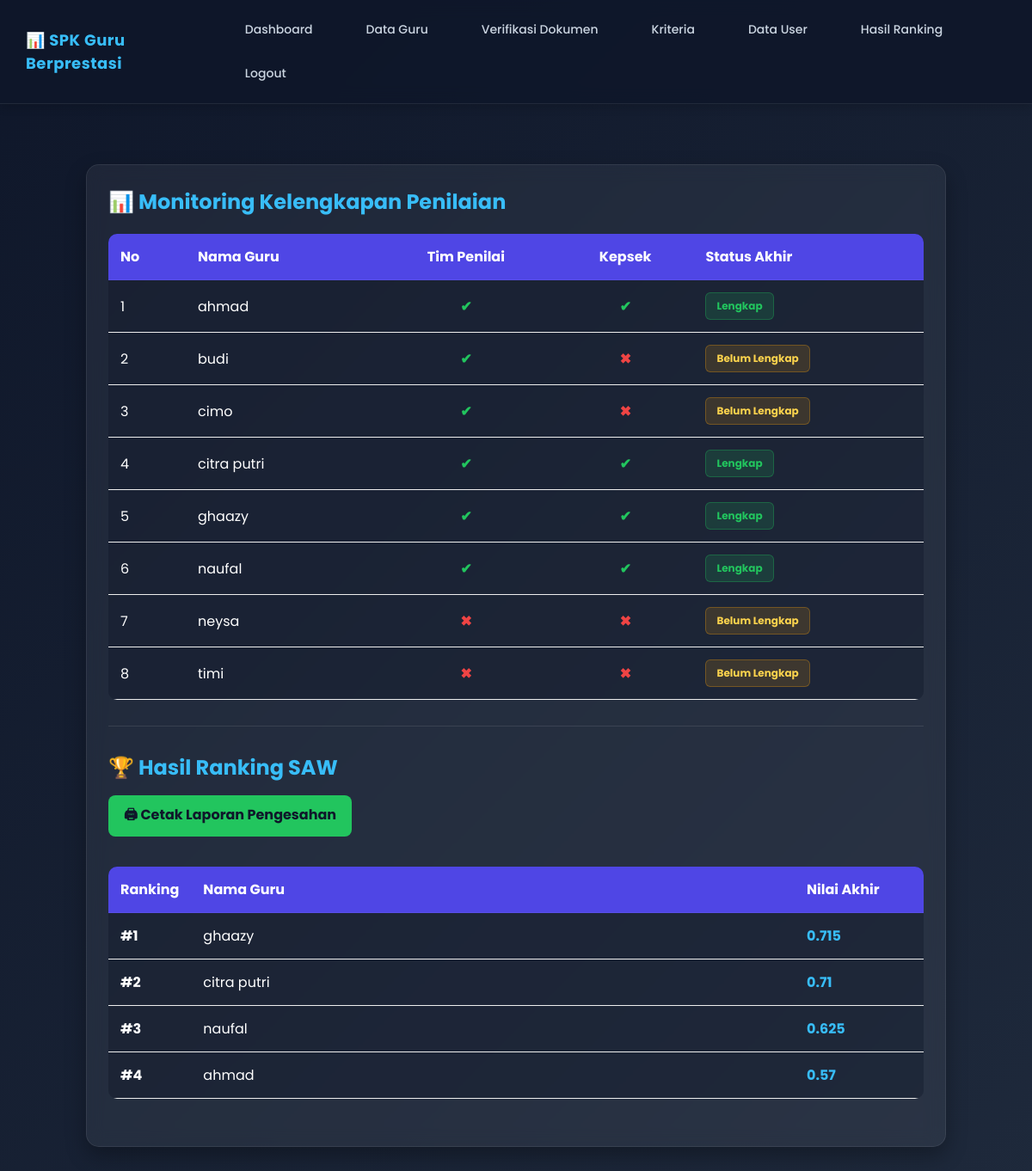
The page /spk_guru_saw/admin/hasilnya/hasil.php (signed in) on the database its author committed.
### tables this page shows
CREATE TABLE `users` (
  `id_user` int(11) NOT NULL,
  `nama` varchar(100) DEFAULT NULL,
  `username` varchar(20) DEFAULT NULL,
  `password` varchar(255) DEFAULT NULL,
  `role` enum('admin','penilai','kepsek','guru') NOT NULL
);

CREATE TABLE `guru` (
  `id_guru` int(11) NOT NULL,
  `id_user` int(11) DEFAULT NULL,
  `nip` varchar(30) DEFAULT NULL,
  `nama_guru` varchar(100) DEFAULT NULL,
  `mapel` varchar(100) DEFAULT NULL
);

### spk_guru_saw/admin/hasilnya/hasil.php (the view, shortened to what this page needs)
<?php
include '../../config/koneksi.php';
$q_pengesahan = mysqli_query($koneksi, "SELECT * FROM pengesahan LIMIT 1");
$data_pengesahan = mysqli_fetch_assoc($q_pengesahan);
$status_pengesahan = $data_pengesahan['status'] ?? 'Belum Disahkan';
$kriteria = mysqli_query($koneksi, "SELECT * FROM kriteria");
$data_kriteria = [];
while($k = mysqli_fetch_array($kriteria)){
    $data_kriteria[] = $k;
}
$max = [];
foreach($data_kriteria as $k){
    $id_kriteria = $k['id_kriteria'];
    $qmax = mysqli_query($koneksi, "SELECT MAX(nilai) as max_nilai FROM penilaian WHERE id_kriteria='$id_kriteria'");
    $dmax = mysqli_fetch_array($qmax);
    $max[$id_kriteria] = $dmax['max_nilai'] ?: 1;
}
$list_penilai = [];
$q_penilai = mysqli_query($koneksi, "SELECT * FROM users WHERE role='penilai' ORDER BY nama ASC");
while($p = mysqli_fetch_assoc($q_penilai)){
    $list_penilai[] = $p;
}
$hasil = [];
$monitoring_guru = [];
$guru = mysqli_query($koneksi, "SELECT * FROM guru ORDER BY nama_guru ASC");
while($g = mysqli_fetch_array($guru)){
    $lengkap = true;
    $status_penilai = [];
    foreach($list_penilai as $p){
        $cek = mysqli_query($koneksi, "SELECT * FROM submit_penilai WHERE id_user='".$p['id_user']."' AND id_guru='".$g['id_guru']."' AND status='Submitted'");
        if(mysqli_num_rows($cek) > 0){
            $status_penilai[$p['id_user']] = true;
        } else {
            $status_penilai[$p['id_user']] = false;
            $lengkap = false;
        }
    }
    $cek_kepsek = mysqli_query($koneksi, "SELECT * FROM submit_kepsek WHERE id_guru='".$g['id_guru']."' AND status='Submitted'");
    $status_kepsek = (mysqli_num_rows($cek_kepsek) > 0);
    if(!$status_kepsek) $lengkap = false;
    $total = 0;
    foreach($data_kriteria as $k){
        $id_kriteria = $k['id_kriteria'];
        $qnilai = mysqli_query($koneksi, "SELECT AVG(nilai) as rata FROM penilaian WHERE id_guru='".$g['id_guru']."' AND id_kriteria='$id_kriteria'");
        $dnilai = mysqli_fetch_array($qnilai);
        $nilai = $dnilai['rata'] ?? 0;
        $normalisasi = $nilai / $max[$id_kriteria];
        $total += $normalisasi * $k['bobot'];
    }
    $monitoring_guru[] = [
        'nama_guru' => $g['nama_guru'],
        'status_penilai' => $status_penilai,
        'status_kepsek' => $status_kepsek,
        'lengkap' => $lengkap
    ];
    if($lengkap) {
        $hasil[] = [
            'id_guru' => $g['id_user'],
            'nama_guru' => $g['nama_guru'],
            'total' => $total
        ];
    }
}
usort($hasil, function($a,$b){ return $b['total'] <=> $a['total']; });
?>
<!DOCTYPE html>
<html>
<head>
    <link rel="stylesheet" href="../../assets/css/style.css">
</head>
<body>
<?php include '../../template/menu_admin.php'; ?>
<div class="container">
    <div class="card">
        <h2>📊 Monitoring Kelengkapan Penilaian</h2>
        <table>
            <tr>
                <th>No</th>
                <th>Nama Guru</th>
                <?php foreach($list_penilai as $p){ echo "<th style='text-align:center;'>{$p['nama']}</th>"; } ?>
                <th style='text-align:center;'>Kepsek</th>
                <th>Status Akhir</th>
            </tr>
            <?php
            $no = 1;
            foreach($monitoring_guru as $mg){ ?>
            <tr>
                <td><?= $no++; ?></td>
                <td><?= htmlspecialchars($mg['nama_guru']); ?></td>
                <?php foreach($list_penilai as $p){
                    echo $mg['status_penilai'][$p['id_user']] ? "<td class='status-yes'>✔</td>" : "<td class='status-no'>✖</td>";
                } ?>
                <?= $mg['status_kepsek'] ? "<td class='status-yes'>✔</td>" : "<td class='status-no'>✖</td>"; ?>
                <td>
                    <?php if($mg['lengkap']){ ?>
                        <span class="badge-success">Lengkap</span>
                    <?php } else { ?>
                        <span class="badge-warning">Belum Lengkap</span>
                    <?php } ?>
                </td>
            </tr>
            <?php } ?>
        </table>
        <hr style="border:0; border-top:1px solid rgba(255,255,255,0.1); margin: 30px 0;">
        <h2>🏆 Hasil Ranking SAW</h2>
        <?php if($status_pengesahan == "Sudah Disahkan"){ ?>
            <a href="cetak_laporan.php" class="btn-tambah">🖨 Cetak Laporan Pengesahan</a>
        <?php } else { ?>
            <div class="warning-box">
                ⚠ Sistem hanya meranking guru dengan penilaian <strong>Lengkap</strong>. Hasil perankingan belum disahkan oleh Kepala Sekolah sehingga laporan tidak dapat dicetak.
            </div>
        <?php } ?>
        <table>
            <tr>
                <th width="80">Ranking</th>
                <th>Nama Guru</th>
                <th width="150">Nilai Akhir</th>
            </tr>
            <?php
            $rank = 1;
            if(count($hasil) > 0) {
                foreach($hasil as $h){ ?>
                <tr>
                    <td><strong style="color:#fff; font-size:16px;">#<?= $rank++; ?></strong></td>
                    <td><?= htmlspecialchars($h['nama_guru']); ?></td>
                    <td><strong style="color:#38bdf8; font-size:16px;"><?= round($h['total'], 4); ?></strong></td>
                </tr>
                <?php }
            } ?>
        </table>
    </div>
</div>
</body>
</html>

### spk_guru_saw/assets/css/style.css (style rules this page uses)
* { margin:0; padding:0; box-sizing:border-box; font-family:'Poppins', sans-serif; }
body { background:#f4f7fb; color:#333; }
.container { width:90%; margin:40px auto; }
.card { background:white; padding:30px; border-radius:20px; box-shadow:0 10px 25px rgba(0,0,0,0.08); }
h2 { margin-bottom:20px; color:#4f46e5; }
.btn-tambah { background:#10b981; color:white; }
table { width:100%; border-collapse:collapse; margin-top:20px; }
table tr th { background:#4f46e5; color:white; padding:14px; text-align:left; }
table tr td { padding:14px; border-bottom:1px solid #eee; }

### spk_guru_saw/admin/hasilnya/hasil.php (style rules this page uses)
body { margin:0; font-family: 'Segoe UI', Tahoma, sans-serif; background: linear-gradient(135deg, #0f172a, #1e293b); color:#fff; }
.container { padding:30px; display:flex; justify-content:center; }
.card { width:100%; max-width:1000px; background: rgba(255,255,255,0.06); border: 1px solid rgba(255,255,255,0.08); backdrop-filter: blur(10px); padding:25px; border-radius:15px; box-shadow: 0 10px 25px rgba(0,0,0,0.3); }
h2 { color: #38bdf8; margin-top: 0; margin-bottom: 15px; }
table { width:100%; border-collapse:collapse; margin-bottom:30px; background: rgba(15, 23, 42, 0.4); border-radius:10px; overflow:hidden; }
th, td { padding:12px 15px; text-align:left; border-bottom:1px solid rgba(255,255,255,0.05); }
th { background: rgba(56, 189, 248, 0.15); color:#cbd5e1; font-weight: bold; }
.status-yes { color: #22c55e; font-weight: bold; text-align: center; }
.status-no { color: #ef4444; font-weight: bold; text-align: center; }
.badge-success { background: rgba(34, 197, 94, 0.15); color: #22c55e; padding: 6px 12px; border-radius: 6px; font-size: 12px; border: 1px solid rgba(34,197,94,0.3); font-weight: bold; display: inline-block; }
.badge-warning { background: rgba(245, 158, 11, 0.15); color: #fcd34d; padding: 6px 12px; border-radius: 6px; font-size: 12px; border: 1px solid rgba(245,158,11,0.3); font-weight: bold; display: inline-block; }
.btn-tambah { display: inline-block; padding: 10px 18px; border-radius: 8px; background: #22c55e; color: #0f172a; text-decoration: none; font-weight: bold; transition: 0.3s; margin-bottom: 15px; border: none; }

### rows shown on the page
users: nama "Tim Penilai"
guru: nama_guru "ghaazy", total "0.715"
guru: nama_guru "citra putri", total "0.71"
guru: nama_guru "naufal", total "0.625"
guru: nama_guru "ahmad", total "0.57"

### other values the page prints
$mg['nama_guru'] "ahmad"
$mg['nama_guru'] "budi"
$mg['nama_guru'] "cimo"
$mg['nama_guru'] "citra putri"
$mg['nama_guru'] "ghaazy"
$mg['nama_guru'] "naufal"
$mg['nama_guru'] "neysa"
$mg['nama_guru'] "timi"
